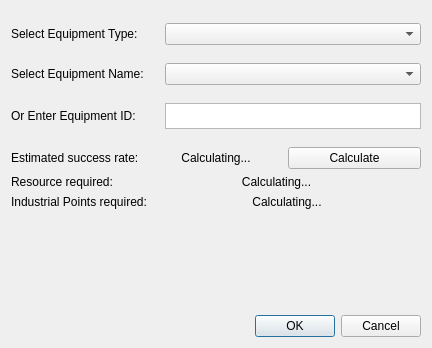
<?xml version="1.0" encoding="UTF-8"?>
<ui version="4.0" idbasedtr="true">
 <class>DevelopWindow</class>
 <widget class="QDialog" name="DevelopWindow">
  <property name="geometry">
   <rect>
    <x>0</x>
    <y>0</y>
    <width>432</width>
    <height>348</height>
   </rect>
  </property>
  <property name="windowTitle">
   <string id="develop-equipment">Develop Equipment</string>
  </property>
  <layout class="QVBoxLayout" name="verticalLayout">
   <item>
    <layout class="QGridLayout" name="gridLayout">
     <item row="2" column="1">
      <widget class="QTextEdit" name="idText">
       <property name="sizePolicy">
        <sizepolicy hsizetype="Preferred" vsizetype="Minimum">
         <horstretch>0</horstretch>
         <verstretch>0</verstretch>
        </sizepolicy>
       </property>
       <property name="minimumSize">
        <size>
         <width>0</width>
         <height>26</height>
        </size>
       </property>
      </widget>
     </item>
     <item row="1" column="0">
      <widget class="QLabel" name="nameLabel">
       <property name="sizePolicy">
        <sizepolicy hsizetype="Preferred" vsizetype="Fixed">
         <horstretch>0</horstretch>
         <verstretch>10</verstretch>
        </sizepolicy>
       </property>
       <property name="minimumSize">
        <size>
         <width>0</width>
         <height>10</height>
        </size>
       </property>
       <property name="text">
        <string id="select-equipment-name">Select Equipment Name:</string>
       </property>
      </widget>
     </item>
     <item row="0" column="0">
      <widget class="QLabel" name="typeLabel">
       <property name="sizePolicy">
        <sizepolicy hsizetype="Preferred" vsizetype="Fixed">
         <horstretch>0</horstretch>
         <verstretch>10</verstretch>
        </sizepolicy>
       </property>
       <property name="minimumSize">
        <size>
         <width>0</width>
         <height>10</height>
        </size>
       </property>
       <property name="text">
        <string id="select-equipment-type">Select Equipment Type:</string>
       </property>
      </widget>
     </item>
     <item row="2" column="0">
      <widget class="QLabel" name="idLabel">
       <property name="sizePolicy">
        <sizepolicy hsizetype="Preferred" vsizetype="Fixed">
         <horstretch>0</horstretch>
         <verstretch>10</verstretch>
        </sizepolicy>
       </property>
       <property name="minimumSize">
        <size>
         <width>0</width>
         <height>10</height>
        </size>
       </property>
       <property name="text">
        <string id="or-enter-equipment-id">Or Enter Equipment ID:</string>
       </property>
      </widget>
     </item>
     <item row="0" column="1">
      <widget class="QComboBox" name="listType"/>
     </item>
     <item row="1" column="1">
      <widget class="QComboBox" name="listName"/>
     </item>
    </layout>
   </item>
   <item>
    <layout class="QHBoxLayout" name="horizontalLayout_2">
     <item>
      <widget class="QLabel" name="rateHint">
       <property name="text">
        <string id="dev-success-rate">Estimated success rate:</string>
       </property>
      </widget>
     </item>
     <item>
      <widget class="QLabel" name="rateNumber">
       <property name="text">
        <string id="dev-calculating">Calculating...</string>
       </property>
       <property name="alignment">
        <set>Qt::AlignCenter</set>
       </property>
      </widget>
     </item>
     <item>
      <widget class="QPushButton" name="calButton">
       <property name="text">
        <string id="develop-calculate">Calculate</string>
       </property>
      </widget>
     </item>
    </layout>
   </item>
   <item>
    <layout class="QHBoxLayout" name="horizontalLayout_3">
     <item>
      <widget class="QLabel" name="resourceHint">
       <property name="sizePolicy">
        <sizepolicy hsizetype="Preferred" vsizetype="Preferred">
         <horstretch>4</horstretch>
         <verstretch>0</verstretch>
        </sizepolicy>
       </property>
       <property name="text">
        <string id="dev-resource-requied">Resource required:</string>
       </property>
       <property name="wordWrap">
        <bool>false</bool>
       </property>
      </widget>
     </item>
     <item>
      <widget class="QLabel" name="resourceAmount">
       <property name="sizePolicy">
        <sizepolicy hsizetype="Preferred" vsizetype="Preferred">
         <horstretch>10</horstretch>
         <verstretch>0</verstretch>
        </sizepolicy>
       </property>
       <property name="text">
        <string id="dev-calculating">Calculating...</string>
       </property>
       <property name="alignment">
        <set>Qt::AlignCenter</set>
       </property>
      </widget>
     </item>
    </layout>
   </item>
   <item>
    <layout class="QHBoxLayout" name="horizontalLayout_4">
     <item>
      <widget class="QLabel" name="buyHint">
       <property name="sizePolicy">
        <sizepolicy hsizetype="Preferred" vsizetype="Preferred">
         <horstretch>4</horstretch>
         <verstretch>0</verstretch>
        </sizepolicy>
       </property>
       <property name="text">
        <string id="buy-ip-required">Industrial Points required:</string>
       </property>
       <property name="wordWrap">
        <bool>false</bool>
       </property>
      </widget>
     </item>
     <item>
      <widget class="QLabel" name="price">
       <property name="sizePolicy">
        <sizepolicy hsizetype="Preferred" vsizetype="Preferred">
         <horstretch>10</horstretch>
         <verstretch>0</verstretch>
        </sizepolicy>
       </property>
       <property name="text">
        <string id="buy-calculating">Calculating...</string>
       </property>
       <property name="alignment">
        <set>Qt::AlignCenter</set>
       </property>
      </widget>
     </item>
    </layout>
   </item>
   <item>
    <spacer name="verticalSpacer">
     <property name="orientation">
      <enum>Qt::Vertical</enum>
     </property>
     <property name="sizeType">
      <enum>QSizePolicy::MinimumExpanding</enum>
     </property>
     <property name="sizeHint" stdset="0">
      <size>
       <width>108</width>
       <height>100</height>
      </size>
     </property>
    </spacer>
   </item>
   <item>
    <widget class="QDialogButtonBox" name="buttonBox">
     <property name="standardButtons">
      <set>QDialogButtonBox::Cancel|QDialogButtonBox::Ok</set>
     </property>
    </widget>
   </item>
  </layout>
 </widget>
 <resources/>
 <connections>
  <connection>
   <sender>buttonBox</sender>
   <signal>accepted()</signal>
   <receiver>DevelopWindow</receiver>
   <slot>accept()</slot>
   <hints>
    <hint type="sourcelabel">
     <x>215</x>
     <y>326</y>
    </hint>
    <hint type="destinationlabel">
     <x>215</x>
     <y>173</y>
    </hint>
   </hints>
  </connection>
  <connection>
   <sender>buttonBox</sender>
   <signal>rejected()</signal>
   <receiver>DevelopWindow</receiver>
   <slot>reject()</slot>
   <hints>
    <hint type="sourcelabel">
     <x>215</x>
     <y>326</y>
    </hint>
    <hint type="destinationlabel">
     <x>215</x>
     <y>173</y>
    </hint>
   </hints>
  </connection>
 </connections>
</ui>
